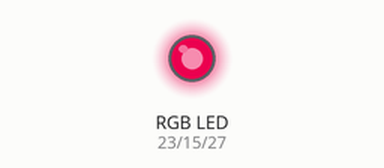
The program below on a simulated Raspberry Pi (BCM pin numbers). On the bench: an RGB LED mixed from three pins (HIGH = lit). Dim RGB values are drawn brighter than linear.

Above: at 0.05 s.
At 0.85 s:
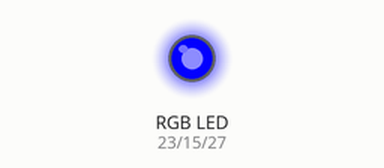
At 1.25 s:
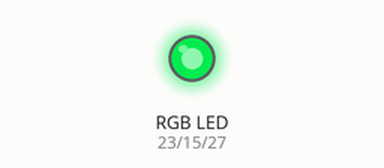
At 1.7 s:
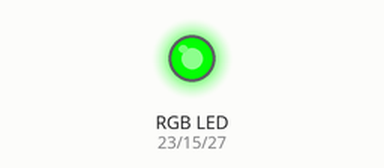
At 2.35 s:
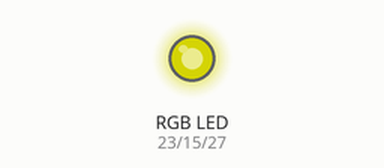
At 3.35 s:
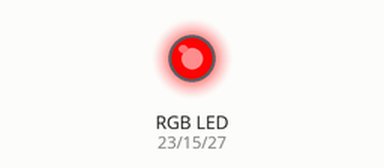
Timing chart, 0 to 7.8 s (numbered marks = the images above):
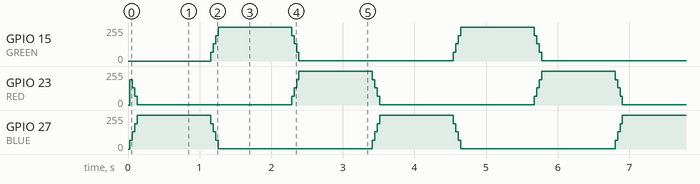

The program:

RGBLed.py
```python
#!/usr/bin/python

import RPi.GPIO as GPIO
from time import sleep

GPIO.setmode(GPIO.BCM)

GPIO.setwarnings(False)

RED = 23
GREEN = 15
BLUE = 27

GPIO.setup(RED, GPIO.OUT)
GPIO.setup(GREEN, GPIO.OUT)
GPIO.setup(BLUE, GPIO.OUT)

pwmRED = GPIO.PWM(RED, 120)
pwmGREEN = GPIO.PWM(GREEN, 120)
pwmBLUE = GPIO.PWM(BLUE, 120)

pwmBLUE.start(0)
pwmRED.start(0)
pwmGREEN.start(0)

def degrade(ifcolor, ofcolor, start, finish, timer):
	for dc in range(start, finish):
		ofcolor.ChangeDutyCycle(dc)
		ifcolor.ChangeDutyCycle(100 - dc)
		if dc == 25 or dc == 50 or dc == 75:
			sleep(0.01)
		else:
			sleep(timer)
	sleep(1)
try:
	while True:
		degrade(pwmRED, pwmBLUE, 0, 100, 0.001)
		degrade(pwmBLUE, pwmGREEN, 0, 100, 0.001)
		degrade(pwmGREEN, pwmRED, 0, 100, 0.001)
except KeyboardInterrupt:
	pwmBLUE.stop()
	pwmRED.stop()
	pwmGREEN.stop()
	GPIO.cleanup()
	exit(0)
```

Measured:
- by itself, GPIO 23 (RED): repeats every 3.4 s: 128/255 0.03 s, 64/255 0.03 s, 3/255 2.2 s, 64/255 0.03 s, 128/255 0.03 s, 191/255 0.03 s, 252/255 1.0 s, 191/255 0.03 s
- by itself, GPIO 15 (GREEN), GPIO 27 (BLUE): repeats every 3.4 s: 128/255 0.03 s, 191/255 0.03 s, 252/255 1.0 s, 191/255 0.03 s, 128/255 0.03 s, 64/255 0.03 s, 3/255 2.2 s, 64/255 0.03 s
